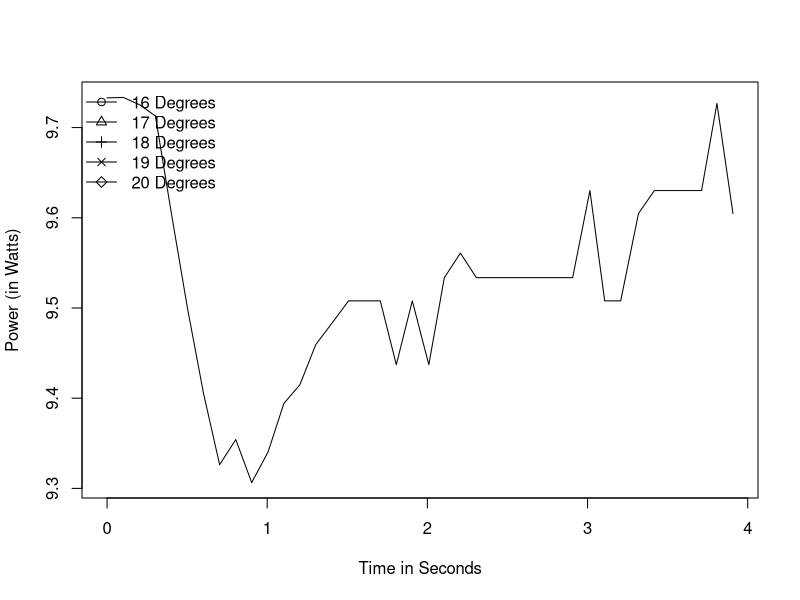

R code for this plot:
# Set the working directory
setwd("/Users/mac/Desktop/Programming/COMP9596//DroneData")
require(splines) #thx @Chase for the notice

# Read the data
data <- read.csv(file="freq2.csv", header=TRUE, sep=",")

# Convert date column to Date object
data$Date <- as.POSIXct(data$Date)

# Extract the data from column name to plot
data.toPlot <- data[data$Battery > 5,]

# Calculate the difference of each time point to the first (in seconds)
data.toPlot$TimeDiff <- data.toPlot$Date - data.toPlot$Date[1]

# Since TimeDiff is a time/date object, convert it to a numeric and store this as an extra column in data frame
data.toPlot$TimeDiffValue <- as.numeric(data.toPlot$TimeDiff)

# Multiple current and voltage to get Power
data.toPlot$Power <- as.double(-(data.toPlot$Current/1000) * data.toPlot$Voltage/1000)

#Get Mangnitude of Velocity
data.toPlot$Velocity <- sqrt(data.toPlot$VelocityX^2 + data.toPlot$VelocityY^2 + data.toPlot$VelocityZ^2)
data.toPlot$Mean <- mean(data.toPlot$Power)

#dY <- diff(data.toPlot$Velocity)/diff(data.toPlot$TimeDiffValue)  # the derivative of your function
#dX <- rowMeans(embed(data.toPlot$TimeDiffValue,2)) # centers the X values for plotting

#ppi <- 200
#png(file=paste("FourthExperimentSingleAnglePower", ".png", sep=""), height=7*ppi, width=9*ppi, res=ppi)

#write.csv(data.toPlotFinal, file="FirstRev.csv")
plot(y=data.toPlot$Velocity, x=data.toPlot$TimeDiffValue,type="l",col="black", lwd="1", ylab="Power (in Watts)", xlab="Time in Seconds")
points(x=data.toPlot$TimeDiffValue[68], y=data.toPlot$Power[68], pch=1)
points(x=data.toPlot$TimeDiffValue[98], y=data.toPlot$Power[98], pch=2)
points(x=data.toPlot$TimeDiffValue[128], y=data.toPlot$Power[128], pch=3)
points(x=data.toPlot$TimeDiffValue[158], y=data.toPlot$Power[158], pch=4)
points(x=data.toPlot$TimeDiffValue[188], y=data.toPlot$Power[188], pch=5) 

legend("topleft", legend=c("16 Degrees", "17 Degrees", "18 Degrees", "19 Degrees", "20 Degrees"), bty="n", pch=1:5, lty=1, lwd=1)

#dev.off()
